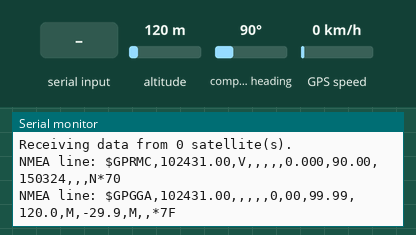
Bench run of a sketch on a simulated ESP32. Shown: the last lines printed to the serial monitor. Inputs (shaded band) come from the test bench; at power-on: altitude 120 m, GPS speed 0 km/h, compass heading 90°. The GPS gets a fix after 3 s at 37.7749, -122.4194 with 8 satellites.

Above: at 1.4 s.
1.5 s: altitude set to 20 m
At 3.1 s:
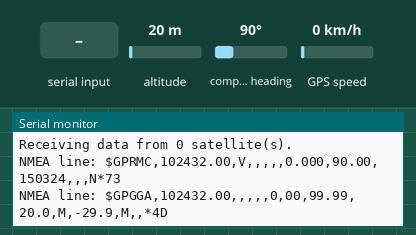
4.8 s: "$\n" received over the second serial link
At 5.09 s:
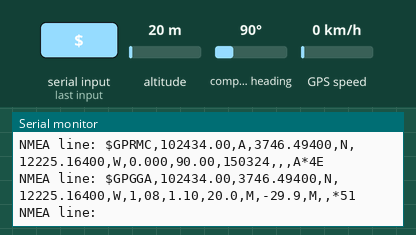
6.8 s: GPS speed set to 2 km/h
At 8.1 s:
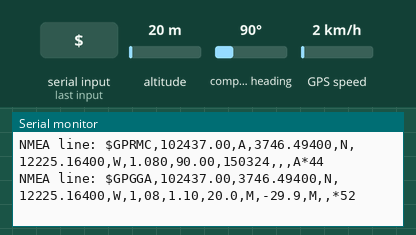
9.8 s: compass heading set to 7°
At 11.1 s:
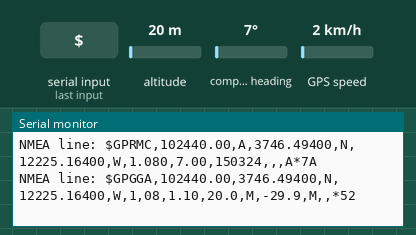
11.3 s: compass heading set to 352°
At 12.1 s:
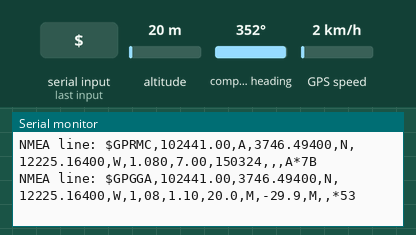
15.4 s: altitude set to 250 m
At 19.1 s:
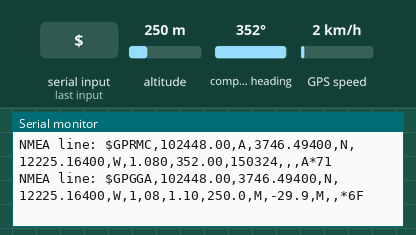

Measured:
- after the input at 1.5 s, the serial monitor: prints a new line after 0.87 s (image 1)
- after the input at 4.8 s, the serial monitor: prints a new line at once (image 2)
- after the input at 6.8 s, the serial monitor: prints a new line after 0.51 s (image 3)
- after the input at 9.8 s, the serial monitor: prints a new line after 0.51 s (image 4)
- after the input at 15.4 s, the serial monitor: prints a new line after 0.98 s (image 6)

The sketch:

GPS_module_NEO-6M.ino
```cpp
#include <HardwareSerial.h>  // Standard library from ESP32 platform.
#include <TinyGPSPlus.h>  // Library 'TinyGPSPlus' V1.0.3 by Mikal Hart.


HardwareSerial gpsSerial(2);
TinyGPSPlus parser{};
String nmeaLine = "";
unsigned long nextStatusMessageTime = 0;


void setup() {
  Serial.begin(115200);

  delay(250);
  gpsSerial.begin(9600, SERIAL_8N1, 16, 17);
  Serial.printf("Initialized GPS.\n");
}


void loop() {
  bool hasNewNmeaLine = false;
  if (gpsSerial.available() > 0) {
    char c = gpsSerial.read();
    if (c == '$') {
      nmeaLine = "";
    }
    parser.encode(c);
    nmeaLine += c;
    if (c == '\n') {
      hasNewNmeaLine = true;
    }
  }

  if (hasNewNmeaLine) {
    Serial.print("NMEA line: ");
    Serial.println(nmeaLine.substring(0, nmeaLine.length() - 2));  // Remove trailing "\r\n" from NMEA line.
  }

  if (millis() > nextStatusMessageTime) {
    Serial.printf("Receiving data from %d satellite(s).\n", parser.satellites.value());
    if (parser.location.isUpdated()) {
      Serial.printf("New position fix:  Lat=%8.6f°  Lon=%8.6f°  Speed=%3.1f km/h\n", parser.location.lat(), parser.location.lng(), parser.speed.kmph());
    }
    nextStatusMessageTime = millis() + 1000;
  }
}
```
